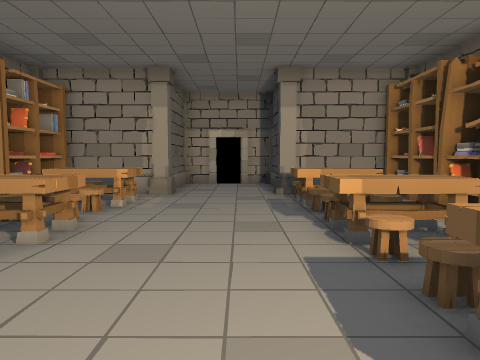
view 1 (above)

15 first-person views from a walk through a Unity game level. The camera is 1.2 m above the floor, tilts 4° down and sees 70° across. The floor is counted in squares, 1 m on a side. Each view is taken from the middle of a square. On the plan, view 1 faces up. The plan holds only what a view shows up to about 14 squares ahead; the rest is blank. The place goes on beyond the plan.

view 2
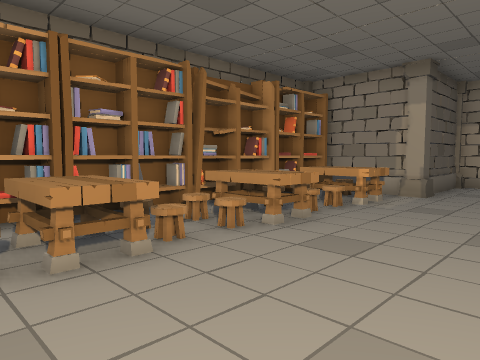

view 3
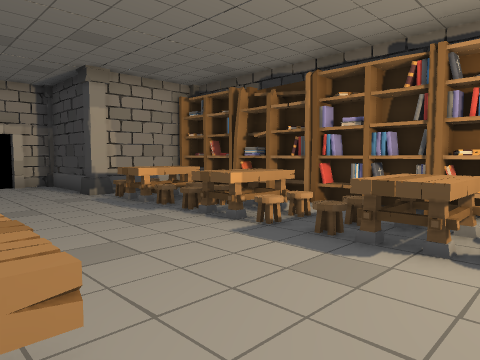

view 4
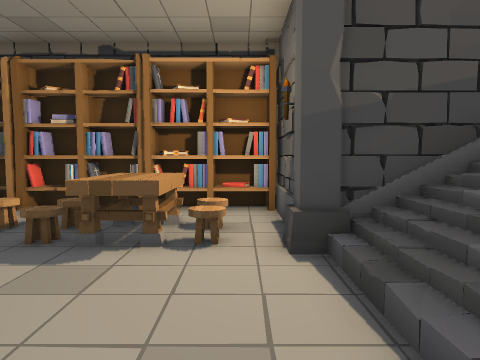

view 5
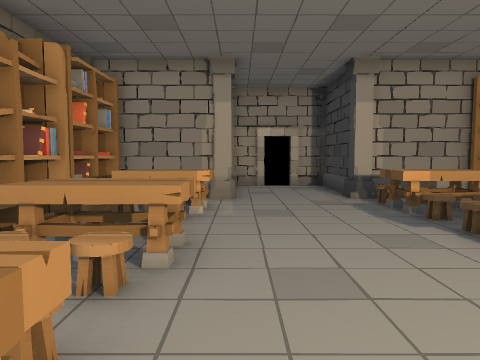

view 6
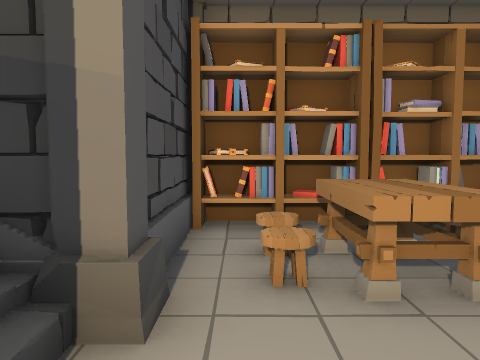

view 7
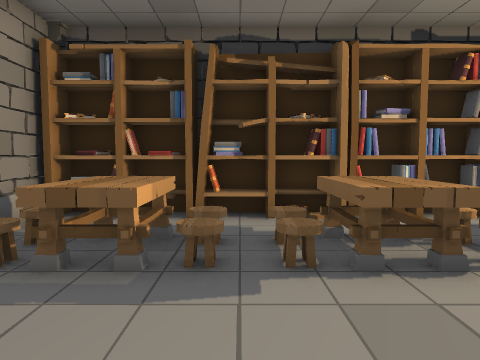

view 8
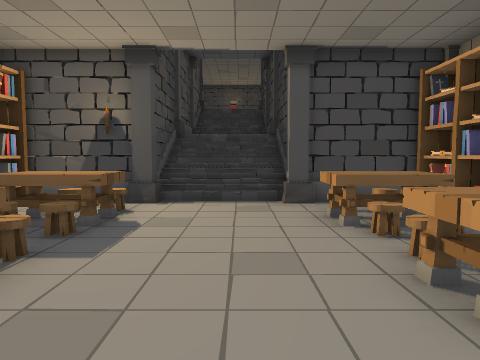

view 9
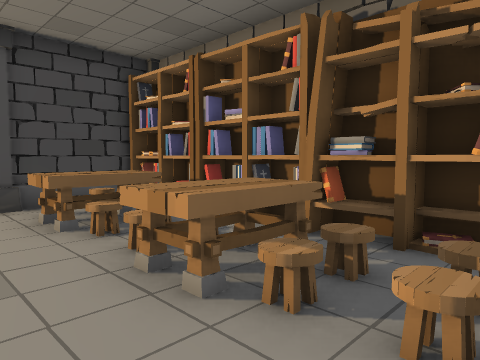

view 10
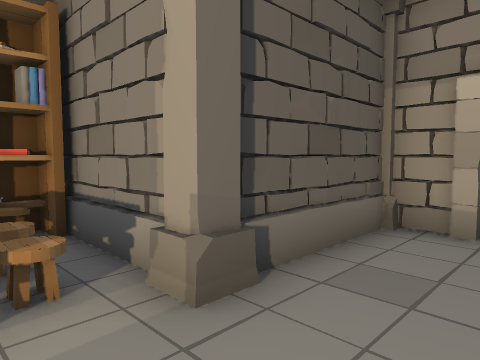

view 11
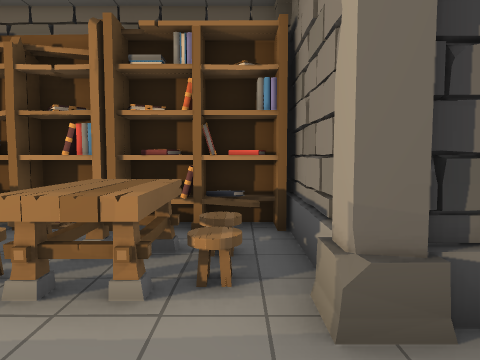

view 12
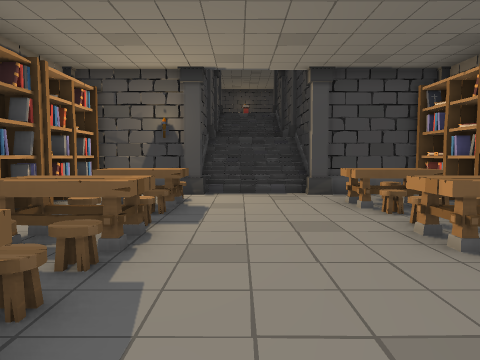

view 13
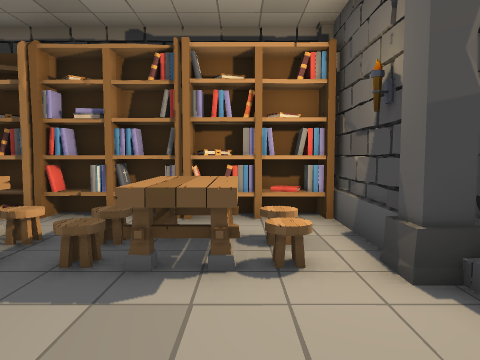

view 14
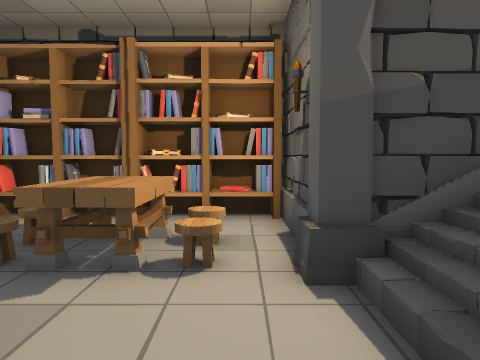

view 15
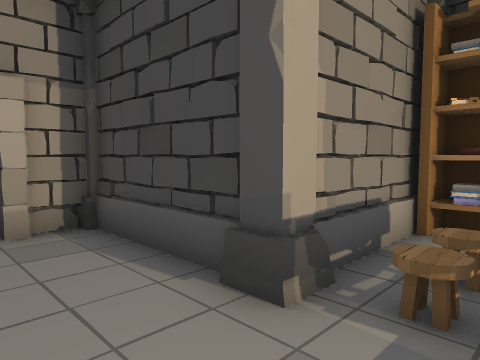

### Floor plan
Key: @ floor where view 1 was taken; # wall or solid block; . floor; C column; B books; T table; O other object.
Columns run from 6 left of view 1 to 6 right of it. Each row starts with its distance up from view 1.
 15    ######
 14    #....#
 13    ##...#
 12    ##...#
 11 ####C..C####
 10 B..........B
  9 B.TT...TTT.B
  8 BBTT...TTT.B#
  7 B..........B
  6 B.TT....TT.B
  5 BBTT...TTT.B
  4 B.OO....O..B
  3 B..........B
  2 B.TT...TTT.B
  1 BTTT...TTT.B
  0 B.....@....B
 -1 ####C..C####
 -2    ##OO##
 -3     #  ##

Where each view was taken, in squares from view 1:
view 1: 0 up, 0 right, facing up
view 2: 0 up, 1 right, facing up-left
view 3: 0 up, 3 left, facing up-right
view 4: 0 up, 3 left, facing right
view 5: 1 up, 2 left, facing up
view 6: 0 up, 0 right, facing left
view 7: 7 up, 2 left, facing right
view 8: 8 up, 1 left, facing down
view 9: 8 up, 1 left, facing down-left
view 10: 9 up, 0 right, facing up-left
view 11: 10 up, 0 right, facing left
view 12: 10 up, 0 right, facing down
view 13: 1 up, 2 left, facing right
view 14: 0 up, 2 left, facing right
view 15: 9 up, 1 left, facing up-right
